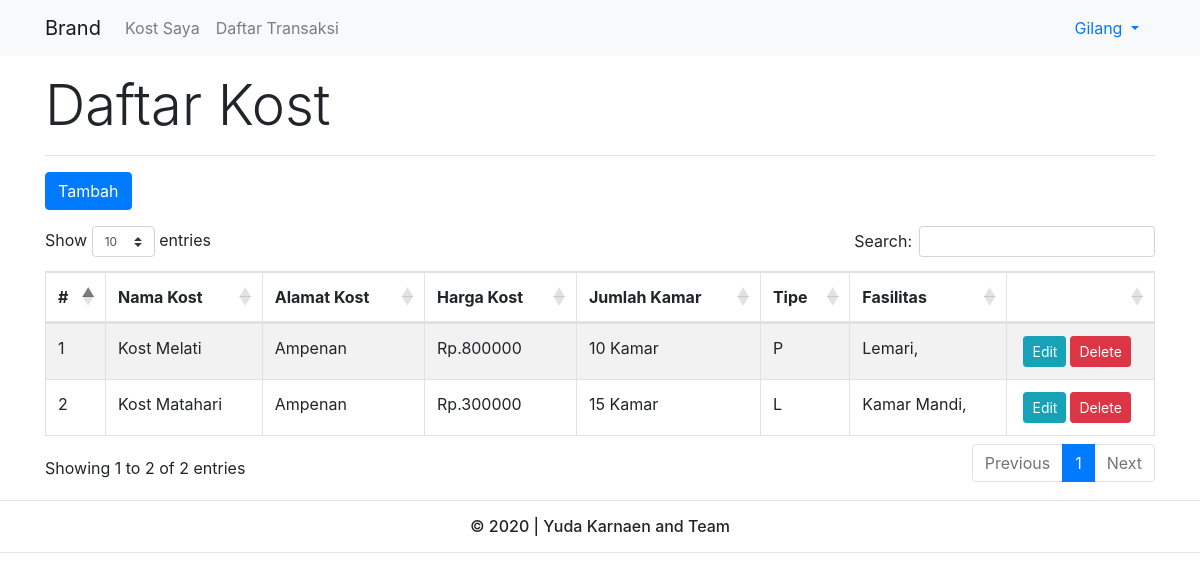
Screenshot of /view/kostSaya (signed in) with the database file from the repository.
### tables this page shows
CREATE TABLE `tb_kost` (
  `id` int(11) NOT NULL,
  `nama` varchar(50) NOT NULL,
  `alamat` varchar(100) NOT NULL,
  `harga` int(11) NOT NULL,
  `jumlah_kamar` int(11) NOT NULL,
  `tipe` varchar(5) NOT NULL,
  `fasilitas` varchar(200) NOT NULL,
  `id_pemilik` int(11) NOT NULL
);

### model/base/connection.php (called while the page is built)
<?php
class Connection {
    private $host = 'localhost';
    private $username = 'root';
    private $password = '';
    private $database = 'pemesanan_kost';
    public function Connection()
    {
        return mysqli_connect($this->host, $this->username, $this->password, $this->database);
    }
}

### model/base/model.php (called while the page is built, shortened)
<?php
require_once('connection.php');
class Model extends Connection{
    public $table = '';
    public function where($field1, $field2)
    {
        $query = "SELECT * FROM $this->table WHERE $field1='$field2'";
        return mysqli_query(parent::Connection(), $query);
    }
}

### view/kostSaya/index.php (the view, shortened to what this page needs)
<?php
include '../layout/header.php';
include '../layout/navbar.php';
$kost = new Kost;
$no = 1;
$id_pemilik = $_SESSION['id'];
?>
<div class="container">
    <h1 class="display-4">Daftar Kost</h1>
    <hr>
    <a href="" class="btn btn-primary mb-3" data-toggle="modal" data-target="#createKost">Tambah</a>
    <table id="table" class="table table-striped table-hover table-bordered">
        <thead>
            <tr>
                <th>#</th>
                <th>Nama Kost</th>
                <th>Alamat Kost</th>
                <th>Harga Kost</th>
                <th>Jumlah Kamar</th>
                <th>Tipe</th>
                <th>Fasilitas</th>
                <th></th>
            </tr>
        </thead>
        <tbody>
            <?php foreach ($kost->where('id_pemilik', $id_pemilik) as $i) { ?>
                <tr>
                    <td><?= $no++; ?></td>
                    <td><?= $i['nama'] ?></td>
                    <td><?= $i['alamat'] ?></td>
                    <td>Rp.<?= $i['harga'] ?></td>
                    <td><?= $i['jumlah_kamar'] ?> Kamar</td>
                    <td><?= $i['tipe'] ?></td>
                    <td><?= $i['fasilitas'] ?></td>
                    <td>
                        <div class="row ml-1">
                            <a href="update.php?id=<?= $i['id'] ?>" class="btn btn-sm btn-info mr-1">Edit</a>
                            <form action="../../controller/DeleteKost.php?id=<?= $i['id'] ?>" method="post">
                                <button type="submit" class="btn btn-sm btn-danger">Delete</button>
                            </form>
                        </div>
                    </td>
                </tr>
            <?php } ?>
        </tbody>
    </table>
</div>
<?php
include '../layout/footer.php';
?>

### rows the page displays
tb_kost: nama "Kost Melati", alamat "Ampenan", harga "800000", jumlah_kamar "10", tipe "P", fasilitas "Lemari,"
tb_kost: nama "Kost Matahari", alamat "Ampenan", harga "300000", jumlah_kamar "15", tipe "L", fasilitas "Kamar Mandi,"

### other values shown
$_SESSION['nama'] "Gilang"
